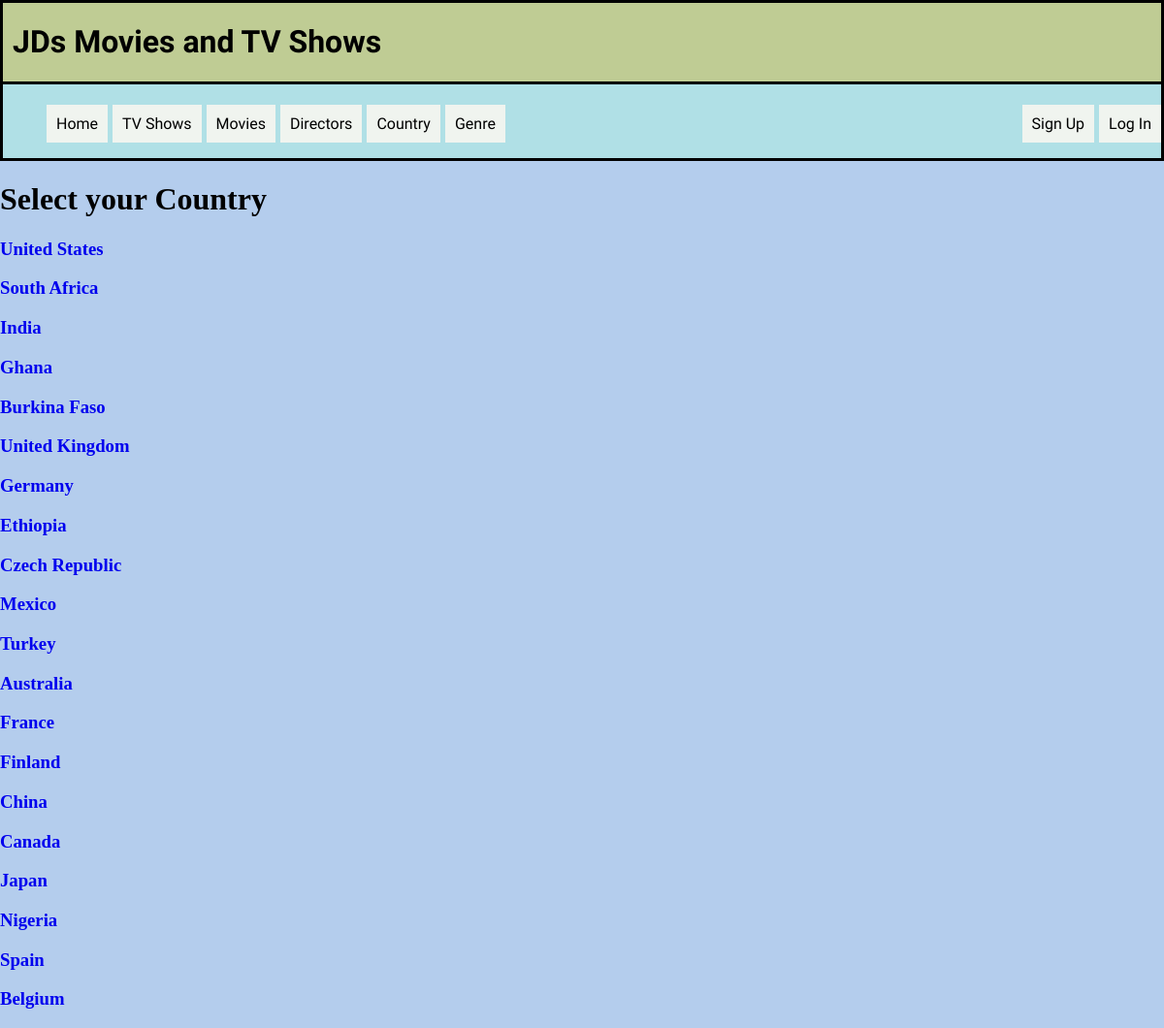
Page /Country_Select on the committed database.
### tables this page shows
CREATE TABLE Country (Country_id INTEGER PRIMARY KEY NOT NULL, Country TEXT);

### App.py (the view)
@app.route('/Country_Select')
def Country_Select():
    sql = '''SELECT Country, Country_id FROM Country;'''
    results = query_db(sql)
    return render_template('Country_Select.html', results = results)

### App.py (called while the page is built)
def get_db():
    db = getattr(g, '_database', None)
    if db is None:
        db = g._database = sqlite3.connect(DATABASE)
    return db

@app.teardown_appcontext
def close_connection(exception):
    db = getattr(g, '_database', None)
    if db is not None:
        db.close()

def query_db(query, args=(), one=False, commit=False):
    db = get_db()
    cur = db.cursor()
    cur.execute(query, args)
    if commit:
        db.commit()
    rv =cur.fetchall()
    cur.close()
    return (rv[0] if rv else None) if one else rv

### templates/Country_Select.html
{% extends 'Header.html' %}
{% block start %}
    <h1> Select your Country</h1>
    {% for Country in results %}
        <a href="/Country/{{Country[1]}}">
            <div class="Selection">
                <h3>{{Country[0]}}</h3>
            </div>
        </a>
    {% endfor %}
{% endblock %}

### templates/Header.html (shortened to what this page needs)
<!DOCTYPE html>
<html lang="en">
<head>
    <link rel="stylesheet" href="{{url_for('static', filename='style.css')}}">
</head>
<body>
<div class="Logo">
    <h1>JDs Movies and TV Shows</h1>
</div>
<nav class="Navigation">
    <ul>
        <li class="left_nav"><a href="/">Home</a></li>
        <li class="left_nav"><a href="/TV_Shows">TV Shows</a></li>
        <li class="left_nav"><a href="/Movies">Movies</a></li>
        <li class="left_nav"><a href="/Director_Select">Directors</a></li>
        <li class="left_nav"><a href="/Country_Select">Country</a></li>
        <li class="left_nav"><a href="/Genre_Select">Genre</a></li>
        {% if not session['username'] %}
        <li class="right_nav"><a href="/Login">Log In</a></li>
        <li class="right_nav"><a href="/Sign_up">Sign Up</a></li>
        {% endif %}
    </ul>
</nav>
{% block start %}
{% endblock %}
</body>
</html>

### static/style.css (style rules this page uses)
body { margin: 0; background-color: #b4cded; }
a { text-decoration: none; }
.Logo { padding-top: 0px; padding-left: 10px; padding-right: 0; padding-bottom: 0; background: #bfcc94; border: solid; border-color: black; font-family: "Oswald"; }
.Navigation { background-color: powderblue; padding-top: 5px; border: solid; border-color: rgb(0, 0, 0); border-top: none; font-family: "Cal Sans"; }
.Navigation ul { list-style-type: none; overflow: hidden; }
.Navigation a { text-decoration: none; color: black; padding: 10px; display: block; background-color: #f0f4ef; margin-left: 5px; }
.Navigation li.left_nav { float: left; }
.Navigation li.right_nav { float: right; }

### rows in the picture
Country: Country "United States"
Country: Country "South Africa"
Country: Country "India"
Country: Country "Ghana"
Country: Country "Burkina Faso"
Country: Country "United Kingdom"
Country: Country "Germany"
Country: Country "Ethiopia"
Country: Country "Czech Republic"
Country: Country "Mexico"
Country: Country "Turkey"
Country: Country "Australia"
Country: Country "France"
Country: Country "Finland"
Country: Country "China"
Country: Country "Canada"
Country: Country "Japan"
Country: Country "Nigeria"
Country: Country "Spain"
Country: Country "Belgium"
